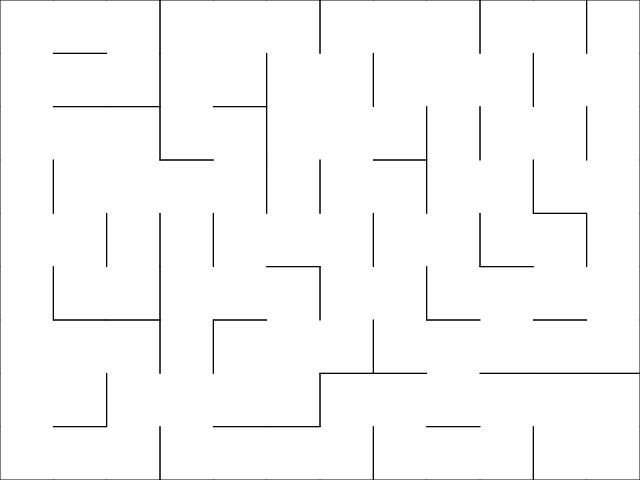
Frame 1 (no input)
Frame 60 (no input): identical to frame 1, image omitted
Frame 120 (the mouse pressed at the canvas centre since frame 60): identical to frame 1, image omitted

The p5.js sketch that drew this single still picture (run headless with seeded random() and noise() and a simulated clock; from frame 60 on, the mouse is pressed at the canvas centre):

// p5.js sketch
// ── sketch.js
let maze;
let cell;             // current cell
let visited = 0;      // terminate when all cells visited
let steps = 100000;   // maximum number of steps, just to be sure

let size_x = 12;
let size_y = 9;
blockSizeX = 20;
blockSizeY = 20;

function setup() {
    createCanvas(640, 480);
    initMaze(size_x, size_y);
    cell = maze.get(0, 0);
    cell.visited = true;
    visited++;
    fill(0);
    blockSizeX = width / size_x;
    blockSizeY = height / size_y;
    while ((visited < size_x * size_y) && (--steps > 0))
        nextStep();
    removeDeadEnds();
}

function draw() {
    background(255);
    for (let x = 0; x < size_x; x++) {
        for (let y = 0; y < size_y; y++) {
            if (maze.get(x, y).hasWall("n")) {
                line(x * blockSizeX, y * blockSizeY, (x + 1) * blockSizeX, y * blockSizeY);
            }
            if (maze.get(x, y).hasWall("w")) {
                line(x * blockSizeX, y * blockSizeY, (x) * blockSizeX, (y + 1) * blockSizeY);
            }
            if (maze.get(x, y).hasWall("e")) {
                line((x + 1) * blockSizeX, y * blockSizeY, (x + 1) * blockSizeX, (y + 1) * blockSizeY);
            }
            if (maze.get(x, y).hasWall("s")) {
                line(x * blockSizeX, (y + 1) * blockSizeY, (x + 1) * blockSizeX, (y + 1) * blockSizeY);
            }
        }
    }
}

/**
 generates a maze with (x,y) cells. Note that the actual maze is
 larger as the maze cells are divided by rows and cols of walls.
 */
function initMaze(mazeSizeX, mazeSizeY) {
    maze = new Grid(mazeSizeX, mazeSizeY);
    // maze.get(1,1).edges[0].isWall = false;
}

function removeDeadEnds() {
    // init grid, set all to visited = false
    for (let r = 0; r < maze.rows; r++) {
        for (let c = 0; c < maze.cols; c++) {
            let cell = maze.get(c, r);
            let walls = 0;
            if (cell.hasWall("n")) walls++;
            if (cell.hasWall("s")) walls++;
            if (cell.hasWall("e")) walls++;
            if (cell.hasWall("w")) walls++;
            if (walls > 2 && cell.edges.length > 2) {
                // it's a dead end, we need to remove one wall
                for (let i = 0; i < cell.edges.length; i++) {
                    if (cell.edges[i].isWall) {
                        cell.edges[i].isWall = false;
                        break;
                    }
                }

            }
        }
    }
}


function nextStep() {
    // while there are unvisited cells
    // pick random neighbour
    let nl = cell.getNeighbours();
    let n = nl[Math.floor(Math.random() * nl.length)];
    if (!n.neighbour.visited) { // unvisited
        // set to visited
        n.neighbour.visited = true;
        // remove wall
        n.edge.isWall = false;
        // termination condition
        visited++;
    }
    // set new current
    cell = n.neighbour;
}

class Grid {
    constructor(sizeX, sizeY) {
        this.visited = false;
        this.rows = sizeY;
        this.cols = sizeX;
        this.arr = new Array(this.rows).fill().map(() => Array(this.cols));
        // create all Nodes ..
        for (let r = 0; r < this.rows; r++) {
            for (let c = 0; c < this.cols; c++) {
                this.arr[r][c] = new Node(c, r);
            }
        }
        // create all Edges ..
        for (let r = 0; r < this.rows; r++) {
            for (let c = 0; c < this.cols; c++) {
                if (r < this.rows - 1) {
                    // add edge south
                    let e = new Edge(this.arr[r][c], this.arr[r + 1][c]);
                }
                if (c < this.cols - 1) {
                    // add edge west
                    let e = new Edge(this.arr[r][c], this.arr[r][c + 1]);
                }
            }
        }
    }

    get(x, y) {
        return this.arr[y][x];
    }
}

class Node {
    constructor(x, y) {
        this.col = x;
        this.row = y;
        this.edges = [];
        this.walls = {
            s: true, n: true, w: true, e: true
        }
    }

    addEdge(newEdge) {
        this.edges.push(newEdge);
    }

    hasWall(direction) {
        this.evaluateWalls();
        return this.walls[direction];
    }

    getNeighbours() {
        let neighbours = [];
        for (let i = 0; i < this.edges.length; i++) {
            let e = this.edges[i];
            let nodeOther = e.a;
            if (e.a === this) {
                nodeOther = e.b;
            }
            neighbours.push({edge: e, neighbour: nodeOther});
        }
        return neighbours;
    }

    evaluateWalls() {
        for (let i = 0; i < this.edges.length; i++) {
            let e = this.edges[i];
            let nodeOther = e.a;
            if (e.a === this) {
                nodeOther = e.b;
            }
            if (this.row === nodeOther.row) { // horizontal: east or west
                if (this.col < nodeOther.col) this.walls["e"] = e.isWall;
                else this.walls["w"] = e.isWall;
            } else { // vertical: north or south
                if (this.row < nodeOther.row) this.walls["s"] = e.isWall;
                else this.walls["n"] = e.isWall;
            }
        }
    }
}

class Edge {
    constructor(nodeA, nodeB) {
        this.a = nodeA;
        this.b = nodeB;
        nodeA.addEdge(this);
        nodeB.addEdge(this);
        this.isWall = true;
    }
}
